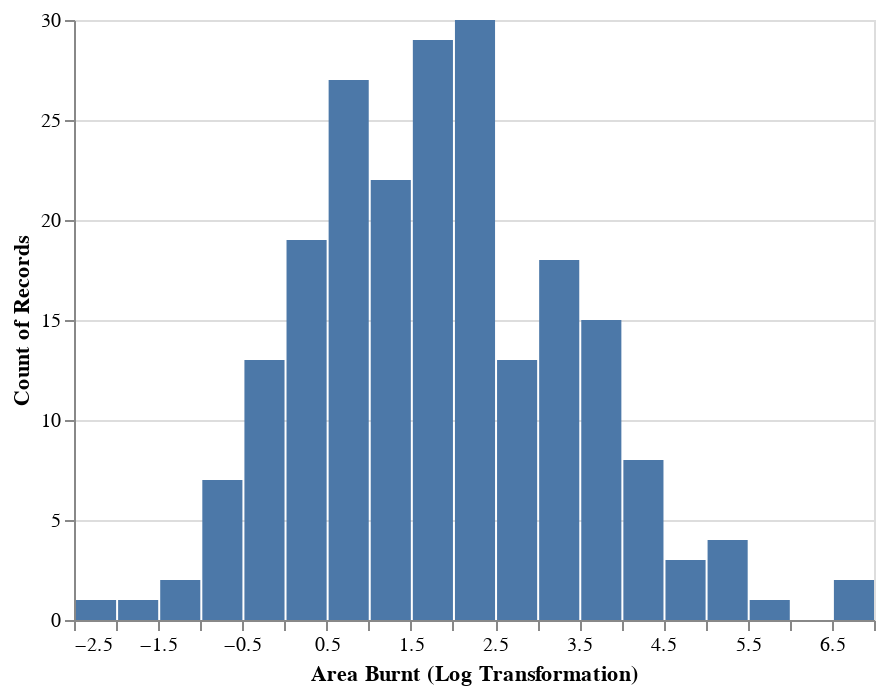

The cell this chart's notebook holds for it:
### Markdown cell above
From figure 1, we see that the target variable is highly skewed, and there are many observations with burnt area of 0. As a result, we apply log transformation to the target variable.

### Code cell
# log transformation
train_set["log_area"] = np.log(train_set["area"].replace(0, np.nan))

alt.Chart(train_set).mark_bar().encode(
    alt.X("log_area", 
           bin = alt.Bin(maxbins = 20),
           title = "Area Burnt (Log Transformation)"),
    y = alt.Y("count()")
)

### Figure 1 — Vega-Lite specification as saved in the notebook (floating-point values rounded to 4 significant figures; data arrays with more than 128 entries replaced by an {"elided": "..."} marker saying what was removed)
{"$schema": "https://vega.github.io/schema/vega-lite/v4.8.1.json", "config": {"view": {"continuousHeight": 300, "continuousWidth": 400}}, "data": {"name": "data-9f53ed5bedf960c9ed391384506e8dc3"}, "datasets": {"data-9f53ed5bedf960c9ed391384506e8dc3": {"elided": "413 records"}}, "encoding": {"x": {"bin": {"maxbins": 20}, "field": "log_area", "title": "Area Burnt (Log Transformation)", "type": "quantitative"}, "y": {"aggregate": "count", "type": "quantitative"}}, "mark": "bar"}
